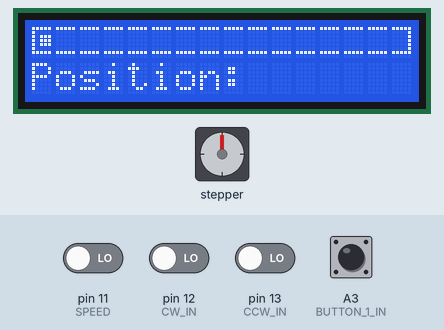
Simulated run of this sketch. Board: Arduino Uno, built with avr-gcc and run on an emulated ATmega328P. Parts: stepper motor, 16×2 character LCD. Wiring (inferred from the names in the program): stepper motor driver (200 steps per turn assumed): step pin 9; direction A1; enable pin 8. The test bench sets the inputs (shaded band); at power-on: A3 (BUTTON_1_IN) HIGH, pin 11 (SPEED), pin 12 (CW_IN), pin 13 (CCW_IN) LOW. What the sketch prints to the serial monitor is not drawn.

Above: at 3.4 s.
3.5 s: pin 12 (CW_IN) driven HIGH
At 4.86 s:
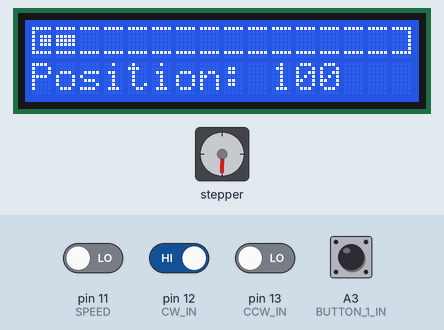
6.2 s: pin 11 (SPEED) driven HIGH
At 6.7 s:
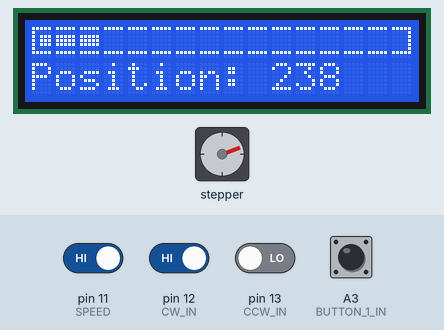
8.6 s: pin 11 (SPEED) driven LOW
At 8.88 s:
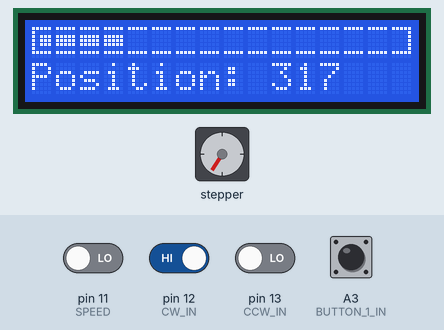
11.1 s: pin 13 (CCW_IN) driven HIGH
At 11.4 s:
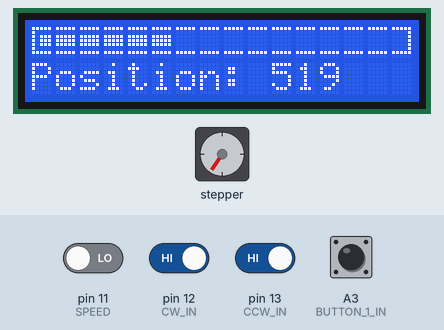
12.6 s: pin 12 (CW_IN) driven LOW
At 13.07 s:
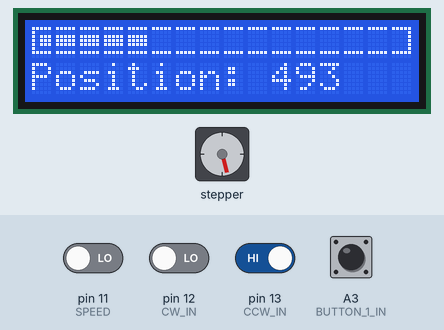
15.6 s: pin 11 (SPEED) driven HIGH
At 16.14 s:
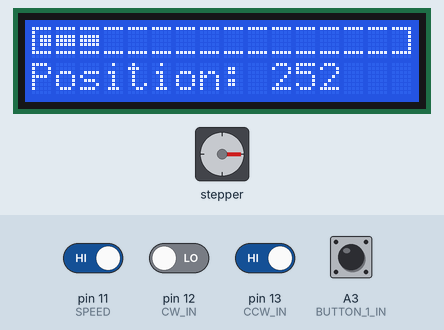
Timing chart, 0 to 19.6 s (numbered marks = the images above; inputs shaded):
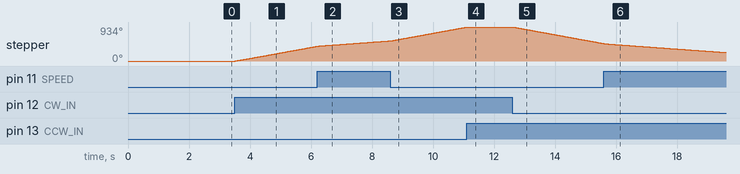

Measured:
- after the input at 3.5 s, stepper: keeps turning clockwise at about 152°/s, starting at once
- after the input at 11.1 s, stepper: goes on until 11.1 s, then stays 934°
- after the input at 12.6 s, stepper: keeps turning counter-clockwise at about 153°/s, starting at once; the display: changes after 0.32 s (image 5)

The sketch:

tunnerController.ino
```cpp
#include <Arduino.h>
#include "HardwareConfig.h"
#include "UI.h"

#define MOTOR_ENABLE 0
#define MOTOR_DISABLE 1
#define SLOW 	1
#define FAST 	0

#define PUSHED   0
#define RELEASED 1

boolean cMode = false;
boolean calibrationComplete = false;

volatile long rotationCount = 0;

int speedIn = 0;
int cwIn = 0;
int ccwIn = 0;
int extraPB = 0;

int lastRefresh = 0;

void setup() {

  // Initialize hardware
  initLCD();
  initIO();
  initMotorState();
  initSerial();

  // Initialize UI
  // makeFullBar();
  // makeEmptyBar(1,16);

  showText();

  delay(400);

  // Check inputs and enter configuration configuration mode if requested
  readInputs();
  if (extraPB==PUSHED) {
    cMode = true;
  }

  // Some demo code to test the progress bar
  for(int i= 0; i<16;i++) {
   updateScreen(i);
   delay(50);
  }
  for(int i= 15; i>=0;i--) {
   updateScreen(i);
   delay(50);
  }

}

bool storeMaxCount(int maxCount) {

  return true;
}

void sendPulse(int orientation) {

    int duration = 0;
    if (speedIn == SLOW) {
       duration = DELAY_SLOW;
       if (orientation ==ROTATE_CW){
          rotationCount = rotationCount + 1;
       }
       else {
         rotationCount = rotationCount - 1;
       }
    }
    else
    {
       duration = DELAY_FAST;
       if (orientation ==ROTATE_CW){
          rotationCount = rotationCount + 1;
       }
       else {
         rotationCount = rotationCount - 1;
       }
    }
    digitalWrite(STEP_PIN,HIGH);
    delay(duration);
    digitalWrite(STEP_PIN,LOW);
    delay(duration);
}

void readInputs(){
  speedIn = digitalRead(SPEED);
  cwIn =    digitalRead(CW_IN);
  ccwIn =   digitalRead(CCW_IN);
  extraPB = digitalRead(BUTTON_1_IN);
}


void loop() {
  // set the cursor to column 0, line 1
  // (note: line 1 is the second row, since counting begins with 0):

    if (cMode == true) {
      while(1) { configuration(); } // No need to re-evaluate cMode
    }
    else {
      while(1) {
        normalOperation();
        lastRefresh++;
        //updateScreen(1);
       } // No need to re-evaluate cMode
    }
}

void configuration() {
  //lcd.clear(); // This has to be executed once...
  //lcd.setCursor(0,0);
  //lcd.print(CONFIG_MESSAGE);
   // ask to release button and wait for that
   // to happen
  waitForRelease();
  readInputs();
  if (extraPB == false) {

    storeMaxCount(10);
  }
}

boolean waitForRelease(){
  extraPB = digitalRead(BUTTON_1_IN);
  while(extraPB == LOW) {
      extraPB = digitalRead(BUTTON_1_IN);
  }
  return true;
}

void normalOperation() {

  readInputs();
  updateCount(rotationCount);
  updateScreen(rotationCount/COUNT_PER_COL);
  operateMotor();
}

void operateMotor() {
  if ((cwIn == 1) && (ccwIn ==0)) {
      digitalWrite(ENABLE_PIN, MOTOR_ENABLE);
      digitalWrite(DIRECTION_PIN,HIGH);
      sendPulse(ROTATE_CW);
      clearLCDLine(2);
  }
  else if ((ccwIn == 1)&& (cwIn ==0)) {
      digitalWrite(DIRECTION_PIN,LOW);
      digitalWrite(ENABLE_PIN, MOTOR_ENABLE);
      sendPulse(ROTATE_CCW);
      clearLCDLine(2);
  }
  else {
    digitalWrite(ENABLE_PIN, MOTOR_DISABLE);
  }
}

void initIO() {
  pinMode(CW_IN, INPUT);
  pinMode(CCW_IN, INPUT);
  pinMode(SPEED, INPUT);
  pinMode(BUTTON_1_IN,INPUT);
  digitalWrite(BUTTON_1_IN, HIGH); // Enable the internal pull-ups

  pinMode(STEP_PIN,OUTPUT);
  pinMode(ENABLE_PIN,OUTPUT);
  pinMode(DIRECTION_PIN,OUTPUT);
}

void initMotorState() {
  digitalWrite(DIRECTION_PIN,HIGH);
}

void initSerial(){
  Serial.begin(9600);
  Serial.println("Motor driver initialized");
}
```

UI.cpp
```cpp
#include "UI.h"

LiquidCrystal lcd(RS, ENABLE, D4, D5, D6, D7);

void clearLCDLine(int line)
{
        lcd.setCursor(0,line);
        for(int n = 0; n < 16; n++)
        {
                lcd.print(" ");
        }
}

void makeFullBar(){
  lcd.setCursor(0,0);
  lcd.write(LEFT_DELIMITER);

  for(int i=1;i<15;i++) {
    lcd.setCursor(i,0);
    lcd.write(POSITION_BAR);
  }

  lcd.setCursor(15,0);
  lcd.write(RIGHT_DELIMITER);
}

void makeEmptyBar(int start, int last) {
  lcd.setCursor(0,0);
  lcd.write(LEFT_DELIMITER);

  for(int i = start;i<last;i++) {
    lcd.setCursor(i,0);
    lcd.write(EMPTY_CHARACTER);
  }

  lcd.setCursor(15,0);
  lcd.write(EMPTY_RIGHT);
}

void initLCD() {
  // set up the LCD's number of columns and rows:
  lcd.begin(16, 2);
  lcd.createChar(SOLID_BLOCK, solidBlock);
  lcd.createChar(LEFT_DELIMITER, leftDelimiterThin);
  lcd.createChar(RIGHT_DELIMITER, rightDelimiterThin);
  lcd.createChar(POSITION_BAR, positionBarThin);
  lcd.createChar(EMPTY_LEFT, emptyLeftThin);
  lcd.createChar(EMPTY_RIGHT, emptyRightThin);
  lcd.createChar(EMPTY_CHARACTER, emptyCharacterThin);
}

void updateScreen(int position) {
  // Max position is 0 - 15
  //lcd.clear();
  if (position == 0){
    makeEmptyBar(1,16);
  }
  if ((position > 0 ) && (position < 15)) {
    lcd.setCursor(0,0);
    lcd.write(LEFT_DELIMITER);
    for(int i=1;i<position+1;i++) {
      lcd.setCursor(i,0);
      lcd.write(POSITION_BAR);
    }
    for(int j=position+1;j<15;j++) {
      lcd.setCursor(j,0);
      lcd.write(EMPTY_CHARACTER);
    }
      lcd.setCursor(15,0);
      lcd.write(EMPTY_RIGHT);
  }
  if (position == 15) {
    makeFullBar();
  }
}

void showText() {
    lcd.setCursor(0,1);
    lcd.print(LINE_1_COUNT);
}

/*
void updateCount(int rotationCount) {
    showText();
    lcd.setCursor(LINE_1_COUNT_LEN, 1);
    lcd.setCursor(0,1);
    String position = String(rotationCount);
    position = String(LINE_1_COUNT + position);
    lcd.print(position);
}*/


void updateCount(int rotationCount) {
    showText();

    lcd.setCursor(LINE_1_COUNT_LEN, 1);
    // Convert rotationCount to char array
    // Check length
    // Start at the end of the display, position 15
    char buffer[7] = {' ',' ',' ',' ',' ',' ',' '};

    itoa(rotationCount, buffer, 10);

    removeNullTermination(buffer,7);

    lcd.setCursor(10,1);
    lcd.write(buffer[0]); // Sign

    lcd.setCursor(11,1);
    lcd.write(buffer[1]);
    lcd.setCursor(12,1);
    lcd.write(buffer[2]);
    lcd.setCursor(13,1);
    lcd.write(buffer[3]);
    lcd.setCursor(14,1);
    lcd.write(buffer[4]);
    lcd.setCursor(15,1);
    lcd.write(buffer[5]);
}

void removeNullTermination(char * buffer,int len) {
    for(int n= 0; n< len; n++) {
        if (buffer[n] == '\0') {
            buffer[n] = ' ';
        }
    }
}


void showNumber(int number, int row, int column) {

}
```

UI.h
```cpp
#ifndef UI_H_
#define UI_H_

#include <Arduino.h>
#include <LiquidCrystal.h>
#include "HardwareConfig.h"


/* Custom character creator:
*  https://www.quinapalus.com/hd44780udg.html
*/

#define INIT_MESSAGE     "   Loop tunner"
#define CONFIG_MESSAGE   "CFG mode - LOW"
#define LINE_1_COUNT     "Position: "
#define LINE_1_COUNT_LEN 10

#define SOLID_BLOCK      0
#define LEFT_DELIMITER   1
#define RIGHT_DELIMITER  2
#define POSITION_BAR     3
#define EMPTY_LEFT       4
#define EMPTY_RIGHT      5
#define EMPTY_CHARACTER  6

static byte solidBlock[8] = {
    B11111,
    B11111,
    B11111,
    B11111,
    B11111,
    B11111,
    B11111,
};

static byte rightDelimiterThin[8] = {
    B11111,
    B00001,
    B11101,
    B11101,
    B11101,
    B00001,
    B11111
};

static byte leftDelimiterThin[8] = {
    B11111,
    B10000,
    B10111,
    B10111,
    B10111,
    B10000,
    B11111
};


static byte positionBarThin[8] = {
    B11111,
    B00000,
    B11111,
    B11111,
    B11111,
    B00000,
    B11111
};

static byte rightDelimiter[8] = {
    B11111,
    B00001,
    B11101,
    B11101,
    B11101,
    B11101,
    B00001,
    B11111
};

static byte leftDelimiter[8] = {
    B11111,
    B10000,
    B10111,
    B10111,
    B10111,
    B10111,
    B10000,
    B11111
};

static byte positionBar[8] = {
    B11111,
    B00000,
    B11111,
    B11111,
    B11111,
    B11111,
    B00000,
    B11111
};

static byte emptyCharacterThin[8] = {
    B11111,
    B00000,
    B00000,
    B00000,
    B00000,
    B00000,
    B11111
};

static byte emptyCharacter[8] = {
    B11111,
    B00000,
    B00000,
    B00000,
    B00000,
    B00000,
    B00000,
    B11111
};

static byte emptyRightThin[8] = {
    B11111,
    B00001,
    B00001,
    B00001,
    B00001,
    B00001,
    B11111
};

static byte emptyLeftThin[8] = {
    B11111,
    B10000,
    B10100,
    B10100,
    B10100,
    B10100,
    B11111
};

static byte emptyRight[8] = {
    B11111,
    B1,
    B1,
    B1,
    B1,
    B1,
    B1,
    B11111
};

static byte emptyLeft[8] = {
    B11111,
    B10000,
    B10100,
    B10100,
    B10100,
    B10100,
    B10000,
    B11111
};


void updateScreen(int position);
void initLCD();
void makeFullBar();
void makeEmptyBar(int start, int last);
void clearLCDLine(int line);
void updateCount(int rotationCount);
void showText();
void writeNumber(char n);
void removeNullTermination(char * buffer,int len);

#endif /* UI_H_ */
```

HardwareConfig.h
```cpp
/*
 * HardwareConfig.h
 *
 *  Created on: 5 may. 2018
 *      Author: ja
 */

#ifndef HARDWARECONFIG_H_
#define HARDWARECONFIG_H_


// Input pins
#define CCW_IN 13
#define CW_IN 12
#define SPEED 11
#define BUTTON_1_IN A3

// LCD signals
#define RS		3
#define ENABLE	2
#define D4		7
#define D5		6
#define D6		5
#define D7		4

#define ROTATE_CW 1
#define ROTATE_CCW 2

#define CONF_2

#ifdef CONF_1
// Works well with a 400 steps/rev stepper motor
#define DELAY_SLOW 20
#define DELAY_FAST 10
#define MAX_COUNT 800 // Butterfly capacitor
// switches 1 - OFF
//          2 - OFF
//          3 - ON
#endif // CONF_1

#ifdef CONF_2
#define DELAY_SLOW 10
#define DELAY_FAST 1
#define MAX_COUNT 1600
// switches 1 - OFF
//          2 - ON
//          3 - OFF
#endif // CONF_2

// Stepper driver signals
#define STEP_PIN   9
#define ENABLE_PIN 8
#define DIRECTION_PIN A1


#define COLUMN 16
#define COUNT_PER_COL (MAX_COUNT/COLUMN)

#endif /* HARDWARECONFIG_H_ */
```
